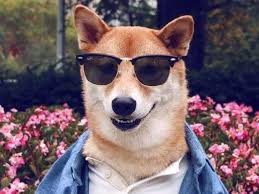
%> input picture HW5-Image filtering and Edge detection/dog.jpg, 259 x 194 px
$ octave HW5_2.m   (GNU Octave 9; MATLAB toolbox functions it lacks are replaced by stand-ins)
%> lines starting %> are read from the running program, lines starting %| are printed output that depends on the picture
clc;clear;%f清畫布
[FN]=uigetfile({'*.jpg','JPEG (*.jpg;*.jpeg;*)';...
                  '*.png','PNG (*.png)';...
                  '*.bmp','BMP (*.bmp)';...
                  '*.tiff','TIFF (*.tiff)'},'開啟圖檔');
%> the answer given: dog.jpg
RGB = imread(FN);
%> RGB is the input picture: size 194x259x3 uint8; mean R, G, B 115.6, 96.2, 105.2
gray = rgb2gray(RGB);
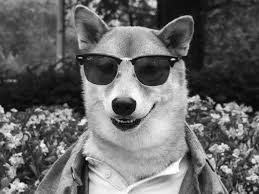
%> gray: size 194x259 uint8; min 2, max 255, mean 103.1
figure(1);
subplot(3,4,2); imshow(RGB); title('Original');
subplot(3,4,3); imshow(gray); title('Gray');

gray=double(gray);
%> gray: size 194x259 double
% Mean filter
mask_n = 3; %遮罩大小
for i=1:size(gray,1)-mask_n+1;
    for j=1:size(gray,2)-mask_n+1;
        k1 = sum(sum(gray(i:i+(mask_n-1),j:j+(mask_n-1)))); %遮罩範圍總和
        k2(i+(mask_n-1)/2,j+(mask_n-1)/2) = k1 / (mask_n*mask_n); %中心點更新
    end
end
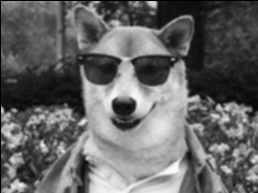
%> k2: size 193x258 double; min 0, max 254, mean 102.2
Mean = uint8(k2);
subplot(3,4,5); imshow(Mean); title('Mean filter');

% Median filter
for i=1:size(gray,1)-mask_n+1;
    for j=1:size(gray,2)-mask_n+1;
        k3 = median(median(gray(i:i+(mask_n-1),j:j+(mask_n-1)))); %遮罩範圍中值
        k4(i+1,j+1) = k3; %中心點更新
    end
end
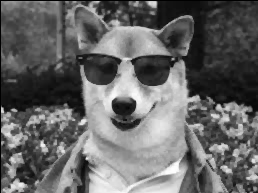
%> k4: size 193x258 double; min 0, max 254, mean 102.2; mean of the top-left, top-right, bottom-left and bottom-right quarters 88.8, 67, 117.8, 134.8
Median = uint8(k4);
subplot(3,4,9); imshow(Median); title('Median filter');

I1 = double(Mean);  % Mean filter
I2 = double(Median);  % Median filter

%Roberts
Mean_Roberts = edge(I1, 'Roberts');
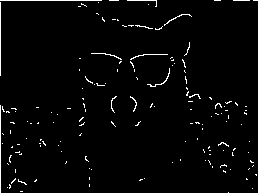
%> Mean_Roberts: size 193x258 logical; 2.3% white in thin lines or dots
Median_Roberts = edge(I2, 'Roberts');
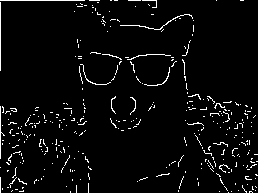
%> Median_Roberts: size 193x258 logical; 3.9% white in thin lines or dots
%Sobel
Mean_Sobel = edge(I1, 'sobel');
%> Mean_Sobel: size 193x258 logical; 3.6% white in thin lines or dots
Median_Sobel = edge(I2, 'sobel');
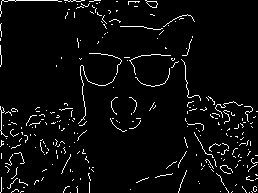
%> Median_Sobel: size 193x258 logical; 4.2% white in thin lines or dots
%LoG operators
Mean_LoG = edge(I1, 'log');
%> Mean_LoG: size 193x258 logical; 7.6% white in thin lines or dots
Median_LoG = edge(I2, 'log');
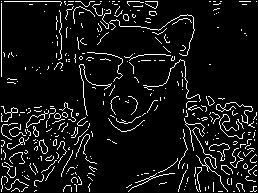
%> Median_LoG: size 193x258 logical; 7.9% white in thin lines or dots

subplot(3,4,6); imshow(Mean_Roberts); title({['Mean']; ['+ Roberts']});
subplot(3,4,7); imshow(Mean_Sobel); title({['Mean']; ['+ Sobel']});
subplot(3,4,8); imshow(Mean_LoG); title({['Mean']; ['+ LOG']});

subplot(3,4,10); imshow(Median_Roberts); title({['Median']; ['+ Roberts']});
subplot(3,4,11); imshow(Median_Sobel); title({['Median']; ['+ Sobel']});
subplot(3,4,12); imshow(Median_LoG); title({['Median']; ['+ LOG']});

saveas(figure(1),'HW5_2_M1045509','jpg');
